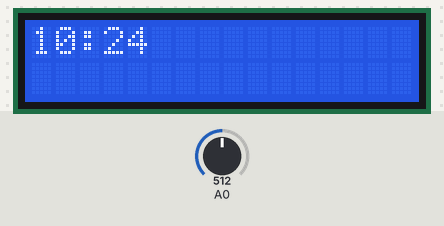
The sketch below on a simulated Arduino Uno, built with avr-gcc and run on an emulated ATmega328P. On the bench: 16×2 character LCD. The inputs (shaded band) are chosen by the test bench; at power-on: A0 = 512. The local clock reads 2024-03-15 10:24:30 at power-on unless the sketch sets it; what the sketch prints to the serial monitor is not drawn.

Above: at 1.2 s.
1.3 s: A0 set to 610
At 2.4 s:
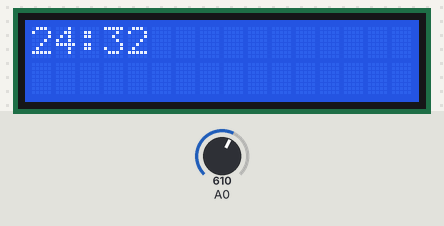
4.5 s: A0 set to 590
At 5.8 s:
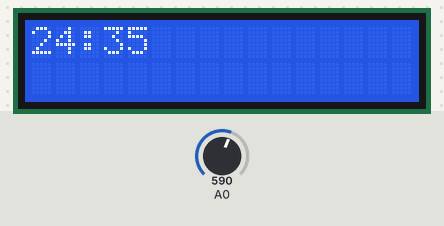
Timing chart, 0 to 7.5 s (numbered marks = the images above; inputs shaded):
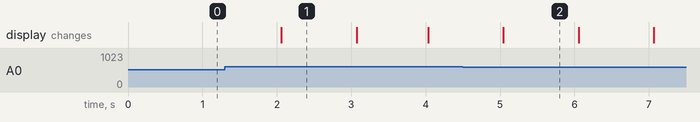

The sketch:

hodiny.ino
```cpp
#include <Wire.h>
#include <Rtc_Pcf8563.h>

#include <Arduino.h>
#include <LiquidCrystal.h>

const int pin_RS = 8;
const int pin_EN = 9;
const int pin_d4 = 4;
const int pin_d5 = 5;
const int pin_d6 = 6;
const int pin_d7 = 7;
const int pin_BL = 10;

Rtc_Pcf8563 rtc;
LiquidCrystal lcd( pin_RS,  pin_EN,  pin_d4,  pin_d5,  pin_d6,  pin_d7);

int x;
int num = 0;
int mode = 0;
int modenum = 0;
char btn = "null";
uint8_t on = 0b01000000;

void setup()
{
  Serial.begin(9600);
  lcd.begin(16, 2);
  lcd.clear();
  lcd.setCursor(0, 1);
  lcd.print("Press Key:");
}

void loop()
{
  Serial.print("Hour:");
  Serial.println(rtc.getHour());
  int Hour = rtc.getHour();
  Serial.print("Minute:");
  Serial.println(rtc.getMinute());
  int  Minute = rtc.getMinute();
  Serial.print("Second:");
  Serial.println(rtc.getSecond());
  int Second = rtc.getSecond();
  Serial.print("Weekday:");
  Serial.println(rtc.getWeekday());
  int Weekday = rtc.getWeekday();
  Serial.print("Day:");
  Serial.println(rtc.getDay());
  int Day = rtc.getDay();
  Serial.print("Month:");
  Serial.println(rtc.getMonth());
  int Month = rtc.getMonth();
  Serial.print("Year:");
  Serial.println(rtc.getYear());
  int Year = rtc.getYear();

  x = analogRead (0);
  if (x < 60) {
    btn = "right";
  }
  else if (x < 200) {
    btn = "up";
  }
  else if (x < 400) {
    btn = "down";
  }
  else if (x < 600) {
    btn = "left";
  }
  else if (x < 800) {
    btn = ("Select");
    modenum++;
  }

  if ( (Second % 2) == 0) {
    on = 0b01000000;
  }
  else {
    on = 0;
  }
  while (Second == rtc.getSecond()) {
    lcd.clear();
    if ( (modenum % 2) == 0) {
      mode = 0;
    }
    else {
      mode = 1;
    }
    lcd.setCursor(2, 0);
    lcd.print(":");
    if (mode == 0) {
      lcd.setCursor(0, 0);
      if (Hour < 10) {
        lcd.print(0);
        lcd.setCursor(1, 0);
        lcd.print(Hour);
      }
      else {
        lcd.print(Hour);
      }
      lcd.setCursor(3, 0);
      if (Minute < 10) {
        lcd.print(0);
        lcd.setCursor(4, 0);
        lcd.print(Minute);
      }
      else {
        lcd.print(Minute);
      }
    }
    else {
      lcd.setCursor(3, 0);
      if (Second < 10) {
        lcd.print(0);
        lcd.setCursor(4, 0);
        lcd.print(Second);
      }
      else {
        lcd.print(Second);
      }
      lcd.setCursor(0, 0);
      if (Minute < 10) {
        lcd.print(0);
        lcd.setCursor(1, 0);
        lcd.print(Minute);
      }
      else {
        lcd.print(Minute);
      }
    }
    delay(50);
  }
}
```

Measured:
- after the input at 1.3 s, the display: changes after 0.76 s (image 1)
- what the display in image 1 shows lasts 1.0 s, from 2.1 s to 3.1 s
